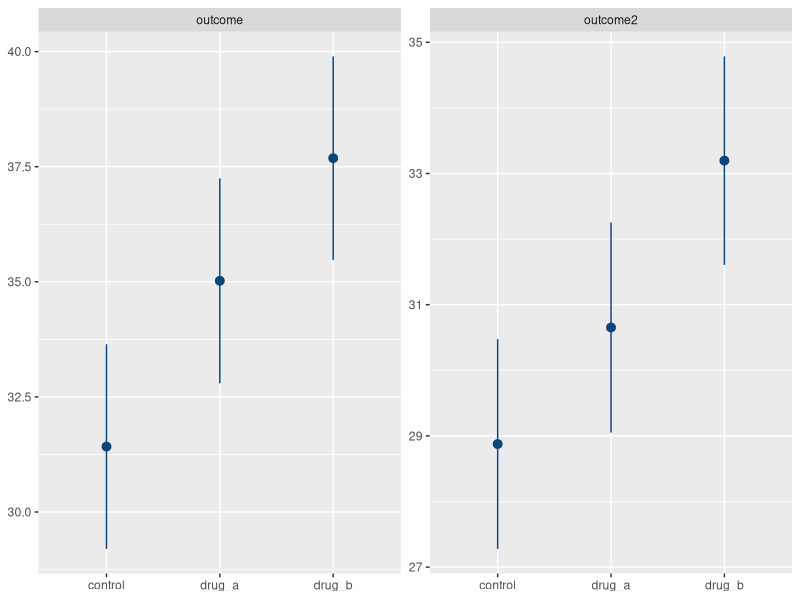

Here is the R script that generated this plot:
# Reproducible analysis script generated by Telos
# Run from the folder holding cleaned.csv. Uncomment install.packages() the first time.
# install.packages(c("emmeans", "ggplot2"))
library(emmeans)
library(ggplot2)
d <- read.csv("cleaned.csv", stringsAsFactors = FALSE)
d[["group"]] <- factor(d[["group"]])

# === 01 · MANCOVA ===
# covariates FIRST, factor(s) LAST -> factor row matches car::Manova Type II (spike-proven)
m <- manova(cbind(d[["outcome"]], d[["outcome2"]]) ~ d[["baseline"]] + factor(d[["group"]]))
print(summary(m, test = "Pillai"))
print(summary(aov(d[["outcome"]] ~ d[["baseline"]] + factor(d[["group"]]))))
print(summary(aov(d[["outcome2"]] ~ d[["baseline"]] + factor(d[["group"]]))))
agg <- do.call(rbind, lapply(list(c(d[["outcome"]]), c(d[["outcome2"]])), function(v) {
  d2 <- data.frame(y = v, cov_1 = d[["baseline"]], fac_1 = factor(d[["group"]]))
  lm_fit <- lm(y ~ cov_1 + fac_1, data = d2)
  em <- as.data.frame(emmeans::emmeans(lm_fit, ~ fac_1))
  data.frame(g = as.character(em[["fac_1"]]), m = em$emmean, lo = em$lower.CL, hi = em$upper.CL) }))
agg$dv <- rep(c("outcome", "outcome2"), each = nlevels(factor(d[["group"]])))
print(ggplot(agg, aes(g, m)) + geom_pointrange(aes(ymin = lo, ymax = hi), colour = "#0c447c") +
  facet_wrap(~dv, scales = "free_y") + labs(x = NULL, y = NULL))
